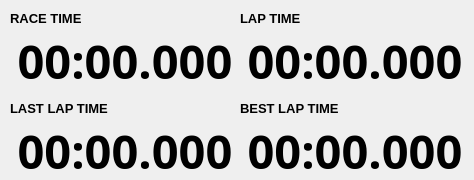
<?xml version="1.0" encoding="UTF-8"?>
<ui version="4.0">
 <class>RaceWidget</class>
 <widget class="QWidget" name="RaceWidget">
  <property name="geometry">
   <rect>
    <x>0</x>
    <y>0</y>
    <width>474</width>
    <height>180</height>
   </rect>
  </property>
  <property name="windowTitle">
   <string>Race Information</string>
  </property>
  <widget class="QLabel" name="label_2">
   <property name="geometry">
    <rect>
     <x>240</x>
     <y>10</y>
     <width>61</width>
     <height>16</height>
    </rect>
   </property>
   <property name="font">
    <font>
     <pointsize>10</pointsize>
     <weight>75</weight>
     <bold>true</bold>
    </font>
   </property>
   <property name="text">
    <string>LAP TIME</string>
   </property>
  </widget>
  <widget class="QLabel" name="label_3">
   <property name="geometry">
    <rect>
     <x>240</x>
     <y>100</y>
     <width>100</width>
     <height>16</height>
    </rect>
   </property>
   <property name="font">
    <font>
     <pointsize>10</pointsize>
     <weight>75</weight>
     <bold>true</bold>
    </font>
   </property>
   <property name="text">
    <string>BEST LAP TIME</string>
   </property>
  </widget>
  <widget class="QLabel" name="label_4">
   <property name="geometry">
    <rect>
     <x>10</x>
     <y>10</y>
     <width>71</width>
     <height>16</height>
    </rect>
   </property>
   <property name="font">
    <font>
     <pointsize>10</pointsize>
     <weight>75</weight>
     <bold>true</bold>
    </font>
   </property>
   <property name="text">
    <string>RACE TIME</string>
   </property>
  </widget>
  <widget class="QLabel" name="label_5">
   <property name="geometry">
    <rect>
     <x>10</x>
     <y>100</y>
     <width>101</width>
     <height>16</height>
    </rect>
   </property>
   <property name="font">
    <font>
     <pointsize>10</pointsize>
     <weight>75</weight>
     <bold>true</bold>
    </font>
   </property>
   <property name="text">
    <string>LAST LAP TIME</string>
   </property>
  </widget>
  <widget class="QLabel" name="RaceTime_Label">
   <property name="geometry">
    <rect>
     <x>10</x>
     <y>30</y>
     <width>230</width>
     <height>60</height>
    </rect>
   </property>
   <property name="font">
    <font>
     <family>LCD</family>
     <pointsize>35</pointsize>
     <weight>75</weight>
     <italic>false</italic>
     <bold>true</bold>
     <stylestrategy>PreferAntialias</stylestrategy>
     <kerning>true</kerning>
    </font>
   </property>
   <property name="text">
    <string>00:00.000</string>
   </property>
   <property name="alignment">
    <set>Qt::AlignCenter</set>
   </property>
  </widget>
  <widget class="QLabel" name="LapTime_Label">
   <property name="geometry">
    <rect>
     <x>240</x>
     <y>30</y>
     <width>230</width>
     <height>60</height>
    </rect>
   </property>
   <property name="font">
    <font>
     <family>LCD</family>
     <pointsize>35</pointsize>
     <weight>75</weight>
     <italic>false</italic>
     <bold>true</bold>
     <stylestrategy>PreferAntialias</stylestrategy>
     <kerning>true</kerning>
    </font>
   </property>
   <property name="text">
    <string>00:00.000</string>
   </property>
   <property name="alignment">
    <set>Qt::AlignCenter</set>
   </property>
  </widget>
  <widget class="QLabel" name="LastLap_Label">
   <property name="geometry">
    <rect>
     <x>10</x>
     <y>120</y>
     <width>230</width>
     <height>60</height>
    </rect>
   </property>
   <property name="font">
    <font>
     <family>LCD</family>
     <pointsize>35</pointsize>
     <weight>75</weight>
     <italic>false</italic>
     <bold>true</bold>
     <stylestrategy>PreferAntialias</stylestrategy>
     <kerning>true</kerning>
    </font>
   </property>
   <property name="text">
    <string>00:00.000</string>
   </property>
   <property name="alignment">
    <set>Qt::AlignCenter</set>
   </property>
  </widget>
  <widget class="QLabel" name="BestLap_Label">
   <property name="geometry">
    <rect>
     <x>240</x>
     <y>120</y>
     <width>230</width>
     <height>60</height>
    </rect>
   </property>
   <property name="font">
    <font>
     <family>LCD</family>
     <pointsize>35</pointsize>
     <weight>75</weight>
     <italic>false</italic>
     <bold>true</bold>
     <stylestrategy>PreferAntialias</stylestrategy>
     <kerning>true</kerning>
    </font>
   </property>
   <property name="text">
    <string>00:00.000</string>
   </property>
   <property name="alignment">
    <set>Qt::AlignCenter</set>
   </property>
  </widget>
 </widget>
 <resources/>
 <connections/>
</ui>
